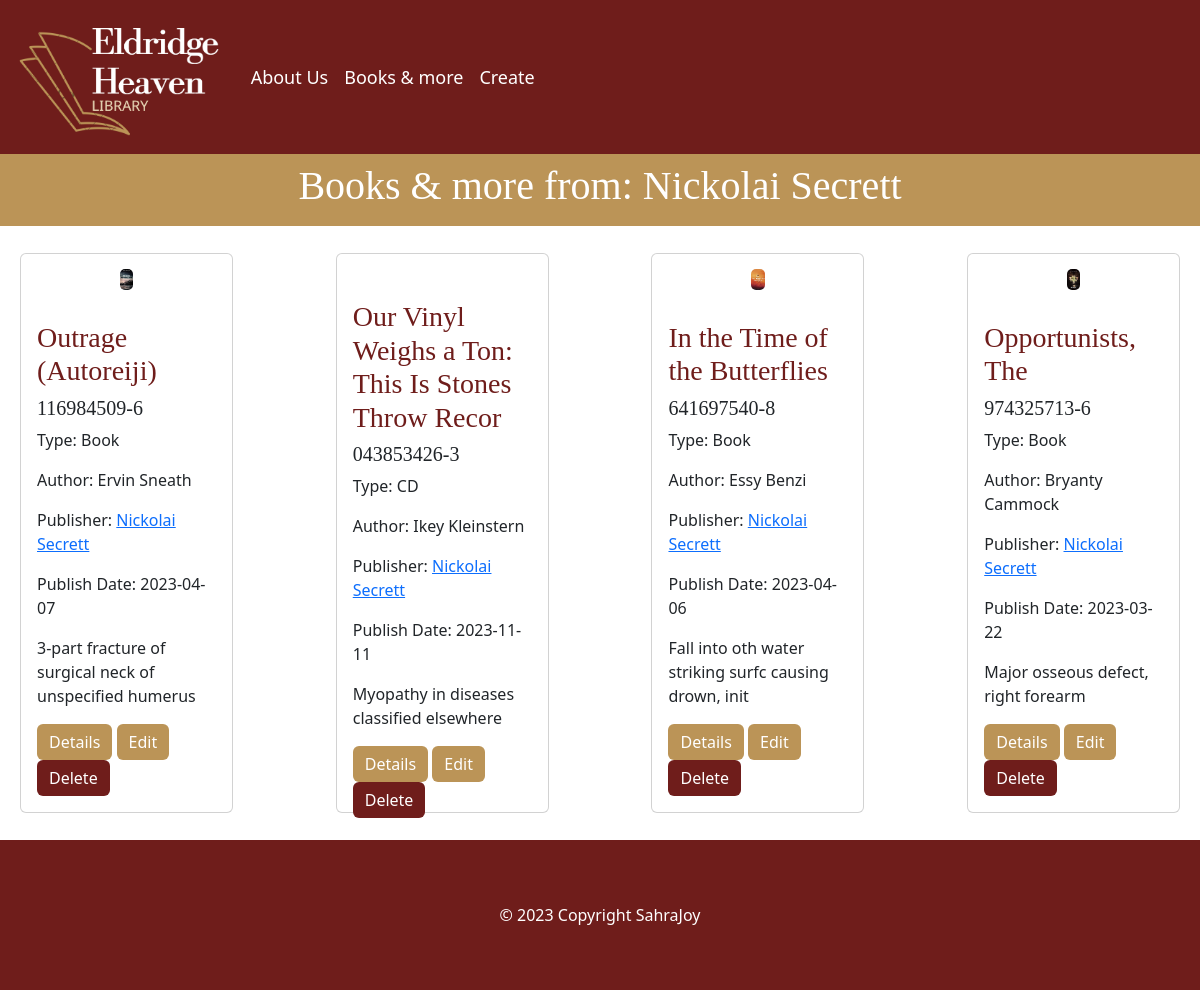
Screenshot of /publisher.php?id=5 with the database file from the repository.
### tables this page shows
CREATE TABLE `publisher` (
  `id_publisher` int(11) NOT NULL,
  `first_name` varchar(50) DEFAULT NULL,
  `last_name` varchar(50) DEFAULT NULL,
  `address` varchar(50) DEFAULT NULL,
  `city` varchar(50) DEFAULT NULL
);

CREATE TABLE `stock` (
  `id_stock` int(11) NOT NULL,
  `title` varchar(50) NOT NULL,
  `img` varchar(50) DEFAULT NULL,
  `isbn` varchar(50) NOT NULL,
  `description` varchar(265) DEFAULT NULL,
  `fk_type` int(11) NOT NULL,
  `fk_author` int(11) NOT NULL,
  `fk_publisher` int(11) NOT NULL,
  `publish_date` date NOT NULL
);

CREATE TABLE `type` (
  `id_type` int(11) NOT NULL,
  `type` varchar(50) DEFAULT NULL
);

CREATE TABLE `author` (
  `id_author` int(11) NOT NULL,
  `first_name` varchar(50) DEFAULT NULL,
  `last_name` varchar(50) DEFAULT NULL
);

### publisher.php (the view, shortened to what this page needs)
<?php
    require_once 'components/db_connect.php';
    if(isset($_GET['id']) && !empty($_GET["id"])){
        $id_publisher = mysqli_real_escape_string($conn, $_GET['id']);
        $sql = "SELECT stock.*,
                    type.type AS typeName,
                    author.first_name AS authorFirstName,
                    author.last_name AS authorLastName,
                    publisher.first_name AS publisherFirstName,
                    publisher.last_name AS publisherLastName
                FROM `stock`
                INNER JOIN `type` ON stock.fk_type = type.id_type
                INNER JOIN `author` ON stock.fk_author = author.id_author
                INNER JOIN `publisher` ON stock.fk_publisher = publisher.id_publisher
                WHERE `stock`.`fk_publisher` = $id_publisher";
        $result = mysqli_query($conn, $sql);
        $cards = "";
        $publisher = "";
        if(mysqli_num_rows($result) > 0) {
            while($row = mysqli_fetch_assoc($result)) {
                $cards .= "
                <div>
                    <div class='card'>
                        <div id='img'>
                            <img src='assets/$row[img]' class='card-img' alt=''>
                        </div>
                        <div class='card-body'>
                            <h3>$row[title]</h3>
                            <h5>$row[isbn]</h5>
                            <p class='card-text'>Type: {$row["typeName"]}</p>
                            <p class='card-text'>Author: {$row["authorFirstName"]} {$row["authorLastName"]}</p>
                            <p class='card-text'>Publisher: <a href='publisher.php?id=$row[fk_publisher]'>{$row["publisherFirstName"]} {$row["publisherLastName"]}</a></p>
                            <p class='card-text'>Publish Date: $row[publish_date]</p>
                            <p class='card-text'>$row[description]</p>
                            <a href='details.php?id=$row[id_stock]' class='btn btn-primary'>Details</a>
                            <a href='update.php?id=$row[id_stock]' class='btn btn-warning'>Edit</a>
                            <a href='delete.php?id=$row[id_stock]' class='btn btn-danger delete'>Delete</a>
                        </div>
                    </div>
                </div>
                ";
                $publisher = "<p class='card-text'>: {$row["publisherFirstName"]} {$row["publisherLastName"]}</p>
                ";
            }
        } else {
        $cards = "no data found";
        }
    }
?>
<!DOCTYPE html>
<html lang="en">
<head>
    <link href="https://cdn.jsdelivr.net/npm/bootstrap@5.3.2/dist/css/bootstrap.min.css" rel="stylesheet">
    <link rel="stylesheet" href="CSS/style.css">
</head>
<body>
    <?php require_once 'components/navbar.php'; ?>
    <div class='stock'>
        <div class='headline'>
            <h1>Books & more from</h1>
            <h1><?= $publisher ?></h1>
        </div>
        <div class='row row-cols-xl-5 row-cols-lg-4 row-cols-md-2 row-cols-sm-2 row-cols-xs-1' id='result'>
            <?= $cards ?>
        </div>
    </div>
    <?php require_once 'components/footer.php'; ?>
</body>
</html>

### CSS/style.css (style rules this page uses)
.headline { display: flex; justify-content: center; align-items: center; padding: 1vh; width: 100%; background-color: #BB9457; }
h3 { font-family: 'Source Serif 4', serif; color: #6F1D1B; }
h5 { font-family: 'Source Serif 4', serif; }
.headline h1 { font-family: 'Source Serif 4', serif; color: white; }
.stock { display: flex; justify-content: center; align-items: center; flex-direction: column; }
.stock .row { margin: 3vh 1vh; display: flex; flex-wrap: wrap; justify-content: space-between; }
.stock .card { height: 70vh; margin: 3px 0; }
.stock .row .card #img { padding: 15px; display: flex; justify-content: center; align-items: center; height: 40vh; overflow: hidden; width: 100%; }
.stock .row .card #img .card-img { height: 100%; object-fit: contain; width: auto; }
.stock .row .card .card-body .btn { background-color: #BB9457; border: none; color: white; }
.stock .row .card .card-body .delete { background-color: #6F1D1B; border: none; color: white; }

### rows the page displays
publisher: first_name "Nickolai", last_name "Secrett"
stock: img (picture), title "Outrage (Autoreiji)", isbn "116984509-6", fk_type.type "Book", fk_author.first_name "Ervin", fk_author.last_name "Sneath", fk_publisher.first_name "Nickolai", fk_publisher.last_name "Secrett", publish_date "2023-04-07", description "3-part fracture of surgical neck of unspecified humerus"
stock: title "Our Vinyl Weighs a Ton: This Is Stones Throw Recor", isbn "043853426-3", fk_type.type "CD", fk_author.first_name "Ikey", fk_author.last_name "Kleinstern", fk_publisher.first_name "Nickolai", fk_publisher.last_name "Secrett", publish_date "2023-11-11", description "Myopathy in diseases classified elsewhere"
stock: img (picture), title "In the Time of the Butterflies", isbn "641697540-8", fk_type.type "Book", fk_author.first_name "Essy", fk_author.last_name "Benzi", fk_publisher.first_name "Nickolai", fk_publisher.last_name "Secrett", publish_date "2023-04-06", description "Fall into oth water striking surfc causing drown, init"
stock: img (picture), title "Opportunists, The", isbn "974325713-6", fk_type.type "Book", fk_author.first_name "Bryanty", fk_author.last_name "Cammock", fk_publisher.first_name "Nickolai", fk_publisher.last_name "Secrett", publish_date "2023-03-22", description "Major osseous defect, right forearm"
